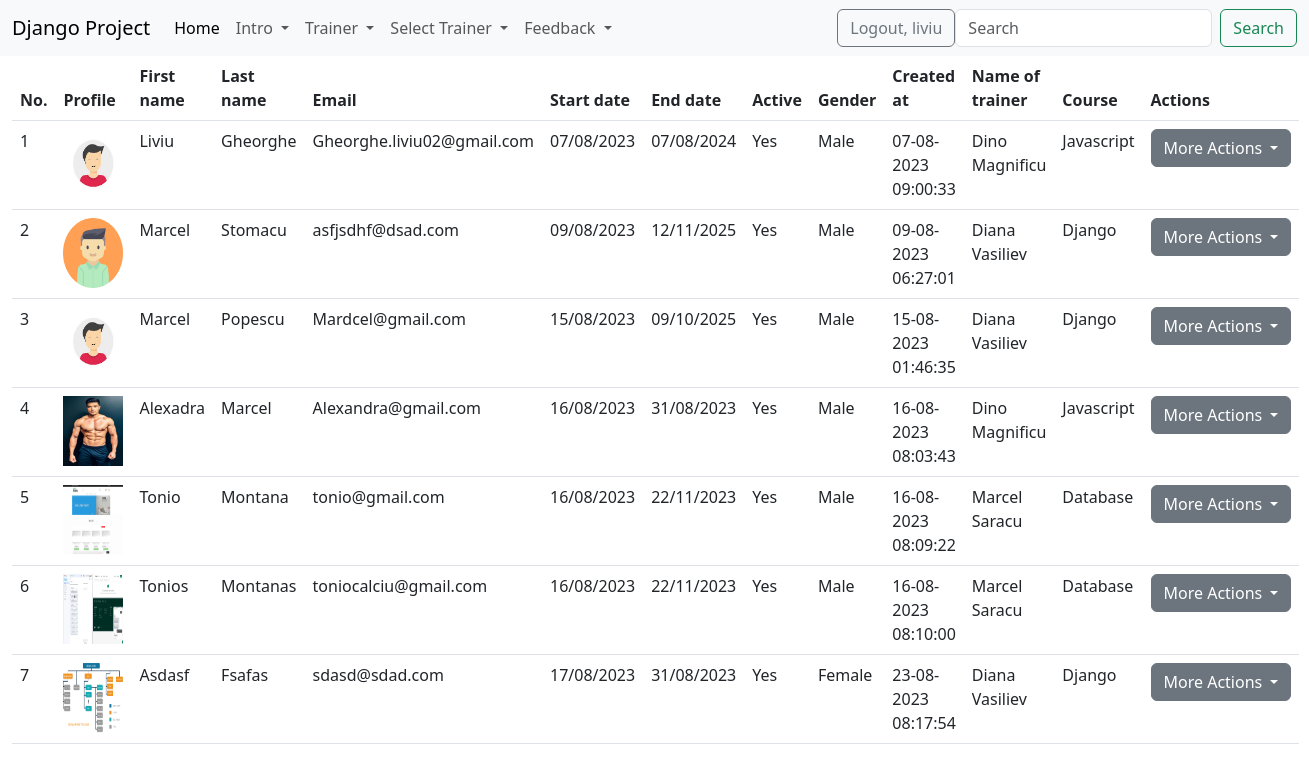
Page /list_of_students/ (signed in) on the committed database.
### student/models.py (models this page shows, shortened)
class Student(models.Model):
    gender_options = (
        ('male', 'MALE'),
        ('female', 'FEMALE')
    )
    first_name = models.CharField(max_length=30)
    last_name = models.CharField(max_length=30)
    age = models.IntegerField()
    email = models.EmailField(max_length=100)
    description = models.TextField(max_length=500)
    start_date = models.DateField()
    end_date = models.DateField()
    active = models.BooleanField(default=True)
    gender = models.CharField(max_length=6, choices=gender_options)
    trainer = models.ForeignKey(Trainer, on_delete=models.CASCADE, null=True)
    profile = models.ImageField(upload_to='profiles_student/', null=True)
    created_at = models.DateTimeField(auto_now_add=True)
    updated_at = models.DateTimeField(auto_now=True)

### trainer/models.py (models this page shows)
class Trainer(models.Model):
    department_options = (
        ('backend','Backend'),
        ('frontend','Frontend'),
        ('network', 'Network')
    )
    first_name=models.CharField(max_length=20)
    last_name=models.CharField(max_length=20)
    course = models.CharField(max_length=40)
    email = models.EmailField(max_length=40)
    department = models.CharField( max_length=8, choices=department_options)
    active = models.BooleanField(default=True)
    profile = models.ImageField(upload_to='profile/', null=True)
    created_at = models.DateTimeField(auto_now_add=True)
    updated_at = models.DateTimeField(auto_now=True)
    def __str__(self):
        return f'{self.first_name} {self.last_name}'

### student/views.py (the view)
# urls.py: path('list_of_students/', views.StudentListView.as_view(), name='list-of-students'),
class StudentListView(LoginRequiredMixin, PermissionRequiredMixin,ListView):
    template_name = 'student/list_of_students.html'
    model = Student
    context_object_name = 'all_students'  # Students.objects.all() Django va face asta in spate
    permission_required = 'student.view_list_of_students'
    def get_queryset(self):
        return Student.objects.filter(active=True)

### djangoProject/context_processors.py (called while the page is built)
def get_all_trainers(request):
    get_trainers = Trainer.objects.all()
    return {'trainers': get_trainers}

### templates/student/list_of_students.html (shortened to what this page needs)
{% extends 'base.html' %}
{% load static %}
{% block content %}
    <div class="container-fluid">
        <div class="row">
            <div class="col-md-12">
                {% if all_students %}
                    <table class="table">
                        <thead>
                        <tr>
                            <th>No.</th>
                            <th>Profile</th>
                            <th>First name</th>
                            <th>Last name</th>
                            <th>Email</th>
                            <th>Start date</th>
                            <th>End date</th>
                            <th>Active</th>
                            <th>Gender</th>
                            <th>Created at</th>
                            <th>Name of trainer</th>
                            <th>Course</th>
                            <th>Actions</th>
                        </tr>
                        </thead>
                        <tbody>
                        {% for student in all_students %}
                            <tr>
                                <td>{{ forloop.counter }}</td>
                                <td>
                                    {% if student.profile %}
                                        <img src="{{ student.profile.url }}" style='width: 60px; height: 70px'
                                             alt="No Image Found">
                                    {% else %}
                                        {% if student.gender == "male" %}
                                            <img src="{% static 'images/img_male.png' %}" alt="No Image"
                                                 style='width: 60px; height: 70px'>
                                        {% else %}
                                            <img src="{% static 'images/img_female.png' %}" alt="No Image"
                                                 style='width: 60px; height: 70px'>
                                        {% endif %}
                                    {% endif %}
                                </td>
                                <td>{{ student.first_name }}</td>
                                <td>{{ student.last_name }}</td>
                                <td>{{ student.email }}</td>
                                <td>{{ student.start_date|date:"d/m/Y" }}</td>
                                <td>{{ student.end_date|date:"d/m/Y" }}</td>
                                <td>
                                    {% if student.active %}
                                        Yes
                                    {% else %}
                                        No
                                    {% endif %}
                                </td>
                                <td>
                                    {{ student.gender|title }}
                                </td>
                                <td>
                                    {{ student.created_at|date:"d-m-Y h:i:s" }}
                                </td>
                                <td>
                                    {% if student.trainer %}
                                        {{ student.trainer }}
                                    {% else %}
                                        No trainer
                                    {% endif %}
                                </td>
                                <td>
                                    {% if student.trainer.course %}
                                        {{ student.trainer.course }}
                                    {% else %}
                                        No course
                                    {% endif %}
                                </td>
                                <td>
                                {% if perms.student.change_student or perms.student.delete_student or perms.student.view_student %}
                                    <div class="dropdown">
                                        <button class="btn btn-secondary dropdown-toggle" type="button"
                                                data-bs-toggle="dropdown" aria-expanded="false">
                                            More Actions
                                        </button>
                                    </div>
                                {% else %}
                                <div class="text-center">No actions available!</div>
                                {% endif %}
                                </td>
                            </tr>
                        {% endfor %}
                        </tbody>
                    </table>
                {% else %}
                    <h1 class="text-center">No Students!</h1>
                {% endif %}
            </div>
        </div>
    </div>
{% endblock %}

### templates/base.html (shortened to what this page needs)
<!DOCTYPE html>
{% load static %}
<html lang="en">
<head>
    <link href="https://cdn.jsdelivr.net/npm/bootstrap@5.3.1/dist/css/bootstrap.min.css" rel="stylesheet"
>
    <link rel="stylesheet" href="{% static 'css/bootstrap5.css' %}">
    <link rel="stylesheet" href="{% static 'css/my_style.css' %}">
</head>
<body>
{% include 'navbar.html' %}
{% block content %} {% endblock %}
</body>
</html>

### templates/navbar.html (shortened to what this page needs)
<nav class="navbar navbar-expand-lg bg-body-tertiary">
    <div class="container-fluid">
        <a class="navbar-brand" href="{% url 'home-page' %}">Django Project</a>
        <div class="collapse navbar-collapse" id="navbarSupportedContent">
            <ul class="navbar-nav me-auto mb-2 mb-lg-0">
                <li class="nav-item">
                    <a class="nav-link active" aria-current="page" href="{% url 'home-page' %}">Home</a>
                </li>
                {% if user.is_authenticated %}
                    <li class="nav-item dropdown">
                        <a class="nav-link dropdown-toggle" href="#" role="button" data-bs-toggle="dropdown"
                           aria-expanded="false">
                            Intro
                        </a>
                    </li>
                    {% if perms.trainer.add_trainer or perms.trainer.view_list_of_trainer %}
                        <li class="nav-item dropdown">
                            <a class="nav-link dropdown-toggle" href="#" role="button" data-bs-toggle="dropdown"
                               aria-expanded="false">
                                Trainer
                            </a>
                        </li>
                    {% endif %}
                    <li class="nav-item dropdown">
                        <a class="nav-link dropdown-toggle" href="#" role="button" data-bs-toggle="dropdown"
                           aria-expanded="false">
                            Select Trainer
                        </a>
                    </li>
                    <li class="nav-item dropdown">
                        <a class="nav-link dropdown-toggle" href="#" role="button" data-bs-toggle="dropdown"
                           aria-expanded="false">
                            Feedback
                        </a>
                    </li>
                {% endif %}
            </ul>
            {% if user.is_authenticated %}
                <div>
                    <a href="{% url 'logout' %}" class="btn btn-outline-secondary">Logout, {{ user.username }}</a>
                </div>
                <form class="d-flex" method="get" action="{% url 'search' %}" role="search">
                    <input name='filter' class="form-control me-2" type="search" placeholder="Search"
                           aria-label="Search">
                    <button class="btn btn-outline-success" type="submit">Search</button>
                </form>
            {% else %}
                <div>
                    <a href="{% url 'login' %}" class="btn btn-outline-primary">Login</a>
                    <a href="{% url 'create-user' %}" class="btn btn-outline-secondary">Sign up</a>
                </div>
            {% endif %}
        </div>
    </div>
</nav>

### rows in the picture
Student: profile (picture), first_name "Liviu", last_name "Gheorghe", email "Gheorghe.liviu02@gmail.com", start_date "07/08/2023", end_date "07/08/2024", active "Yes", gender "Male", created_at "07-08-2023 09:00:33", trainer "Dino Magnificu", trainer.course "Javascript"
Student: first_name "Marcel", last_name "Stomacu", email "asfjsdhf@dsad.com", start_date "09/08/2023", end_date "12/11/2025", active "Yes", gender "Male", created_at "09-08-2023 06:27:01", trainer "Diana Vasiliev", trainer.course "Django"
Student: profile (picture), first_name "Marcel", last_name "Popescu", email "Mardcel@gmail.com", start_date "15/08/2023", end_date "09/10/2025", active "Yes", gender "Male", created_at "15-08-2023 01:46:35", trainer "Diana Vasiliev", trainer.course "Django"
Student: profile (picture), first_name "Alexadra", last_name "Marcel", email "Alexandra@gmail.com", start_date "16/08/2023", end_date "31/08/2023", active "Yes", gender "Male", created_at "16-08-2023 08:03:43", trainer "Dino Magnificu", trainer.course "Javascript"
Student: profile (picture), first_name "Tonio", last_name "Montana", email "tonio@gmail.com", start_date "16/08/2023", end_date "22/11/2023", active "Yes", gender "Male", created_at "16-08-2023 08:09:22", trainer "Marcel Saracu", trainer.course "Database"
Student: profile (picture), first_name "Tonios", last_name "Montanas", email "toniocalciu@gmail.com", start_date "16/08/2023", end_date "22/11/2023", active "Yes", gender "Male", created_at "16-08-2023 08:10:00", trainer "Marcel Saracu", trainer.course "Database"
Student: profile (picture), first_name "Asdasf", last_name "Fsafas", email "sdasd@sdad.com", start_date "17/08/2023", end_date "31/08/2023", active "Yes", gender "Female", created_at "23-08-2023 08:17:54", trainer "Diana Vasiliev", trainer.course "Django"

### other values in the picture
{{ user.username }} "liviu"
